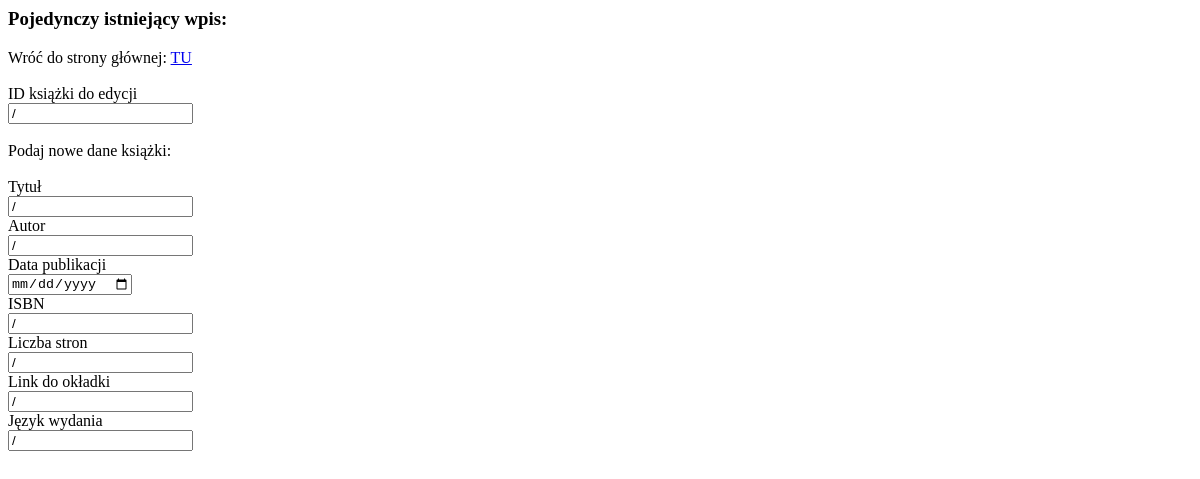
/db/books/335, run on an earlier commit of the app's database.
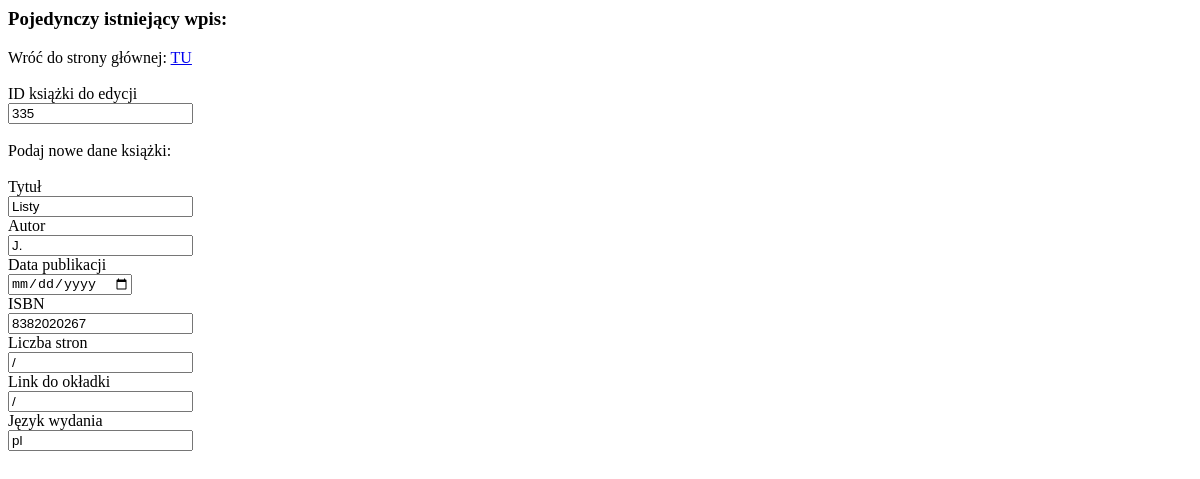
And on a later commit of the database.
### tables this page shows
CREATE TABLE "books" (
	"id"	integer,
	"author"	text NOT NULL,
	"title"	text NOT NULL,
	"publication_date"	date NOT NULL,
	"ISBN"	text NOT NULL,
	"pages"	integer NOT NULL,
	"cover"	text NOT NULL,
	"lang"	text NOT NULL,
	PRIMARY KEY("id" AUTOINCREMENT)
);

### __init__.py (the view)
@app.route('/db/books/<id>')
def dbBooksSingle(id):
    db = get_db()
    query= 'SELECT * FROM books WHERE id=?'
    cur = db.execute(query, (id,))
    book = cur.fetchone()
    return render_template('db_books_single.html', book=book)

### __init__.py (called while the page is built)
def connect_db():
    rv = sqlite3.connect(app.config['DATABASE'])
    rv.row_factory = sqlite3.Row
    return rv

def get_db():
    if not hasattr(g, 'db'):
        g.db = connect_db()
    return g.db

### templates/db_books_single.html
<html>
   <body>
      <form>
         <h3>Pojedynczy istniejący wpis:</h3>
         Wróć do strony głównej: <a href="/"> TU </a><br><br>
         ID książki do edycji<br>
         <input type = "text" name = "id" value={{ book.id }} /></br></br>
         Podaj nowe dane książki:</br></br>
         Tytuł<br>
         <input type = "text" name = "title" value={{ book.title }} /></br>
         Autor<br>
         <input type = "text" name = "author" value={{ book.author }} /></br>
         Data publikacji<br>
         <input type = "date" name = "publication_date" value={{ book.publication_date }} /></br>
         ISBN<br>
         <input type = "text" name = "ISBN" value={{ book.ISBN }} /><br>
         Liczba stron<br>
         <input type = "text" name = "pages" value={{ book.pages }} /><br>
         Link do okładki<br>
         <input type = "text" name = "cover" value={{ book.cover }} /><br>
         Język wydania<br>
         <input type = "text" name = "lang" value={{ book.lang }} /><br><br>
      </form>
   </body>
</html>

What changed in the data, as far as the page shows it:
added books: id "335", title "Listy", ISBN "8382020267", lang "pl"
Also different on the page:
form field author: "/" → "J."
form field id: "/" → (not shown)
form field title: "/" → (not shown)
form field ISBN: "/" → (not shown)
form field lang: "/" → (not shown)
